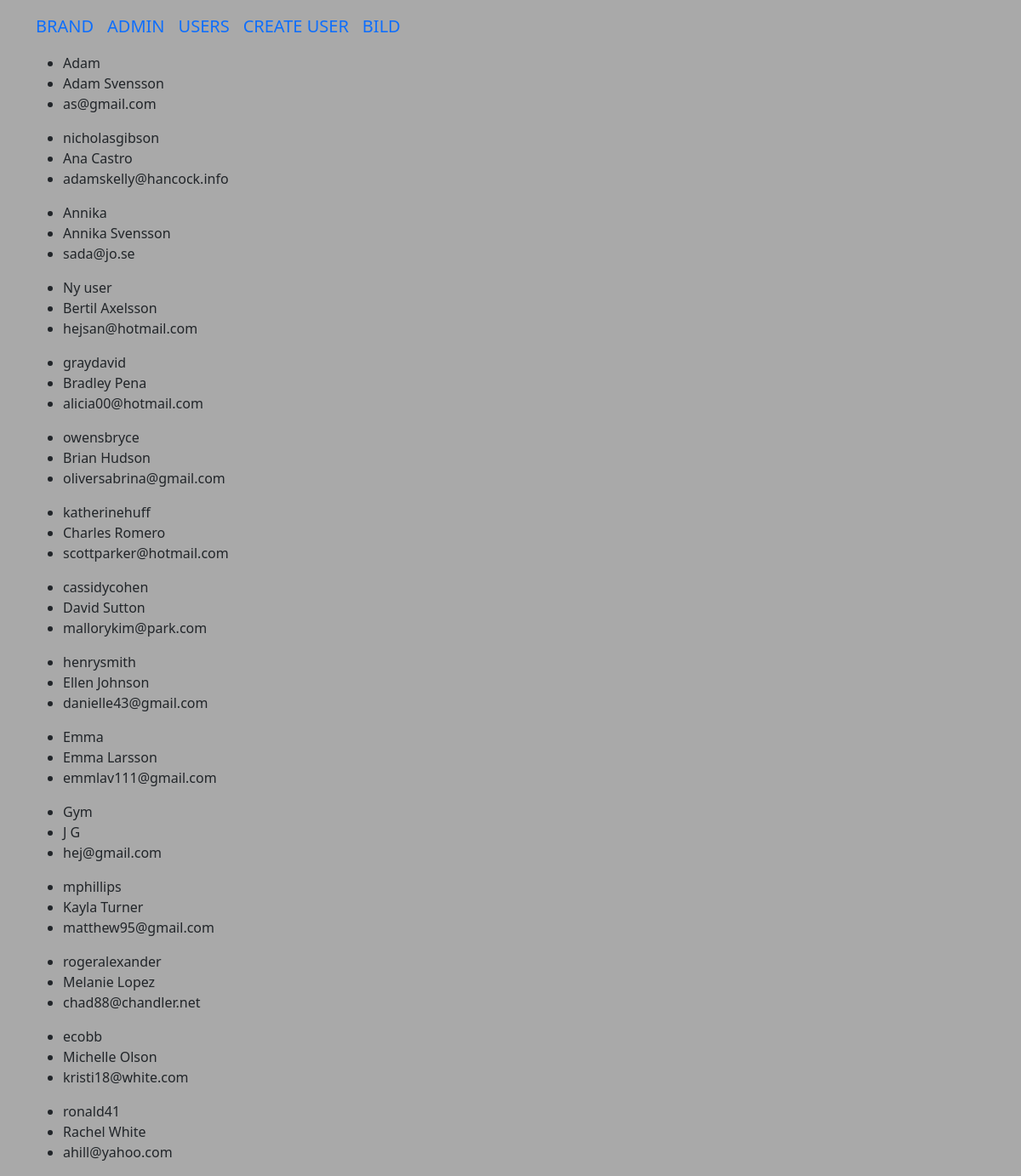
Screenshot of /indexapp/users/ with the database file from the repository.
### index_app/models.py (models this page shows)
class User(models.Model):
  user = models.CharField(max_length = 254, unique=True)
  first_name = models.CharField(max_length = 254)
  last_name = models.CharField(max_length = 254)
  email = models.EmailField(max_length = 254)

### index_app/views.py (the view)
# urls.py: path('users/', views.users, name="users"),
def users(request):
  users_list = User.objects.order_by('first_name')
  my_dict = {'users' : users_list}
  return render(request, 'users/index.html', context=my_dict)

### templates/users/index.html
<!DOCTYPE html>
{% extends "base.html" %}
  {% block body_block %}
    {% if users %}
      {% for user in users %}
      <ul>
        <li>{{user.user}}</li>
        <li>{{user.first_name}} {{user.last_name}}</li>
        <li>{{user.email}}</li>
      </ul>
      {% endfor %}
    {% else %}
      <p>No users</p>
    {% endif %}
  {% endblock %}

### templates/base.html (shortened to what this page needs)
<!DOCTYPE html>
{% load static %}
<html lang="en">
<head>
  <link href="https://cdn.jsdelivr.net/npm/bootstrap@5.0.0-beta1/dist/css/bootstrap.min.css" rel="stylesheet">
  <link rel="stylesheet" href="{% static 'styles/main.css' %}">
</head>
<body>
  <nav class="navbar navbar-default navbar-static-top">
    <div class="container">
      <ul class="nav navbar-text">
        <li>
          <a href="{% url 'index' %}" class="navbar-brand">BRAND</a>
        </li>
        <li>
          <a href="{% url 'admin:index' %}" class="navbar-brand">ADMIN</a>
        </li>
        <li>
          <a href="{% url 'index_app:users' %}" class="navbar-brand">USERS</a>
        </li>
        <li>
          <a href="{% url 'index_app:create_user' %}" class="navbar-brand">CREATE USER</a>
        </li>
        <li>
          <a href="{% url 'index_app:bild' %}" class="navbar-brand">BILD</a>
        </li>
      </ul>
    </div>
  </nav>
  <div class="container">
    {% block body_block %}{% endblock %}
  </div>
</body>
</html>

### static/styles/main.css (style rules this page uses)
body { background-color: darkgrey; }

### rows the page displays
User: user "Adam", first_name "Adam", last_name "Svensson", email "as@gmail.com"
User: user "nicholasgibson", first_name "Ana", last_name "Castro", email "adamskelly@hancock.info"
User: user "Annika", first_name "Annika", last_name "Svensson", email "sada@jo.se"
User: user "Ny user", first_name "Bertil", last_name "Axelsson", email "hejsan@hotmail.com"
User: user "graydavid", first_name "Bradley", last_name "Pena", email "alicia00@hotmail.com"
User: user "owensbryce", first_name "Brian", last_name "Hudson", email "oliversabrina@gmail.com"
User: user "katherinehuff", first_name "Charles", last_name "Romero", email "scottparker@hotmail.com"
User: user "cassidycohen", first_name "David", last_name "Sutton", email "mallorykim@park.com"
User: user "henrysmith", first_name "Ellen", last_name "Johnson", email "danielle43@gmail.com"
User: user "Emma", first_name "Emma", last_name "Larsson", email "emmlav111@gmail.com"
User: user "Gym", first_name "J", last_name "G", email "hej@gmail.com"
User: user "mphillips", first_name "Kayla", last_name "Turner", email "matthew95@gmail.com"
User: user "rogeralexander", first_name "Melanie", last_name "Lopez", email "chad88@chandler.net"
User: user "ecobb", first_name "Michelle", last_name "Olson", email "kristi18@white.com"
User: user "ronald41", first_name "Rachel", last_name "White", email "ahill@yahoo.com"
